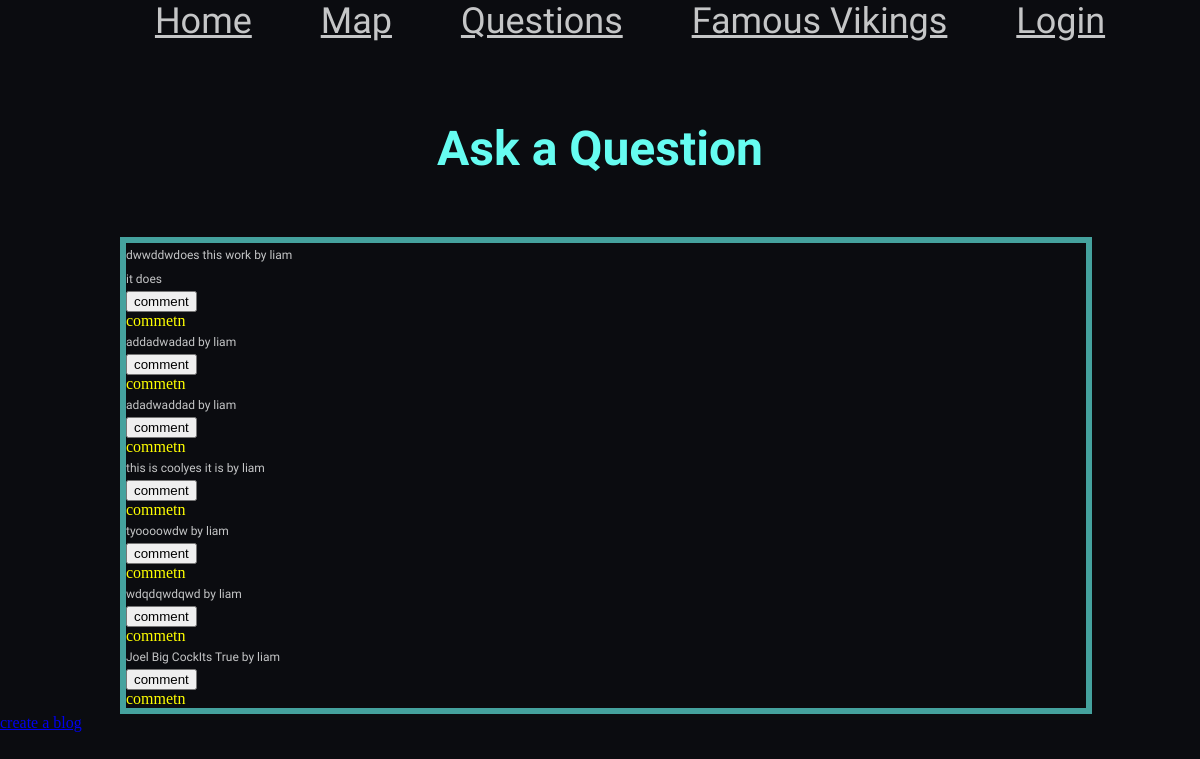
The page /question on the database its author committed.
### models.py (models this page shows)
class Question(db.Model):
    __tablename__ = "Question"
    id = db.Column(db.Integer, primary_key=True, autoincrement=True)
    user = db.Column(db.Integer, db.ForeignKey('User.id'), nullable = False)
    question = db.Column(db.String(225), unique=True)
    title = db.Column(db.String(225), unique=True)
    comments = db.relationship('Comment')
    users = db.relationship('User')

class User(db.Model):
    __tablename__ = "User"
    id = db.Column(db.Integer, primary_key=True, autoincrement=True)
    name = db.Column(db.String(225), unique=True)
    salt = db.Column(db.String(225))
    key = db.Column(db.String(225))
    coin = db.Column(db.Integer, default = 0)
    img = db.Column(db.Integer, db.ForeignKey('Image.id'), default = 1)
    email = db.Column(db.String())
    image = db.relationship('Image', back_populates="user")

class Comment(db.Model):
    id = db.Column(db.Integer, primary_key=True, autoincrement=True)
    comment = db.Column(db.String(225), unique=True)
    qid = db.Column(db.Integer, db.ForeignKey('Question.id'), nullable = False)

### main.py (the view)
@app.route('/question')
def history():
    current_user = session.get('name')
    user = session.get('name')
    questions = models.Question.query.all()
    return render_template('question.html', page_title="history", user = current_user, questions = questions)

### templates/question.html (shortened to what this page needs)
{% extends 'layout.html' %}
{% block content %}
<div class = "question_title">
  <h1> Ask a Question </h1>
</div>
<div class = "wrapper_question">
  <div class = "writing_box">
    {% for question in questions %}
    <div class = "question_box">
      <p>{{ question.title }}{{ question.question }} by {{question.users.name}}</p>
      {% for comment in question.comments %}
        <p>{{ comment.comment }}</p>
      {% endfor %}
      <button>comment</button>
      <div id = "comments" class="comments">commetn</div>
    </div>
    {% endfor %}
  </div>
</div>
<div class = "form_create">
  <a href="/question/create"> create a blog</a>
</div>
{% endblock %}

### static/css/style.css (style rules this page uses)
:root { --clr-primary: #0B0C10; --clr-neutral: #C5C6C7; --clr-neutral-100: #45A29E; --clr-neutral-200: #66FCF1; --font-family: 'Squada One', cursive; }
body, h1, h2, p { margin: 0; }
p, input { font-family: var(--font-family); font-size: 1vw; }
#overall { background-color: var(--clr-primary); }
.wrapper_question { margin: 0% 0 0 10%; width:80%; height: flex; }
.writing_box { width:100%; height:flex; border: 0.5vw solid var(--clr-neutral-100); }
.writing_box p { color: var(--clr-neutral); line-height: 2; font-size: 1vw; }
.question_title { font-family: var(--font-family); color: var(--clr-neutral-200); text-align: center; font-size: 2vw; padding: 5% 0 5% 0; }
.comments { color: yellow; }

### rows shown on the page
Question: title "dwwddw", question "does this work", users.name "liam"
Comment: comment "it does"
Question: title "adda", question "dwadad", users.name "liam"
Question: title "adad", question "waddad", users.name "liam"
Question: title "this is cool", question "yes it is", users.name "liam"
Question: title "tyoooo", question "wdw", users.name "liam"
Question: title "wdqd", question "qwdqwd", users.name "liam"
Question: title "Joel Big Cock", question "Its True", users.name "liam"
